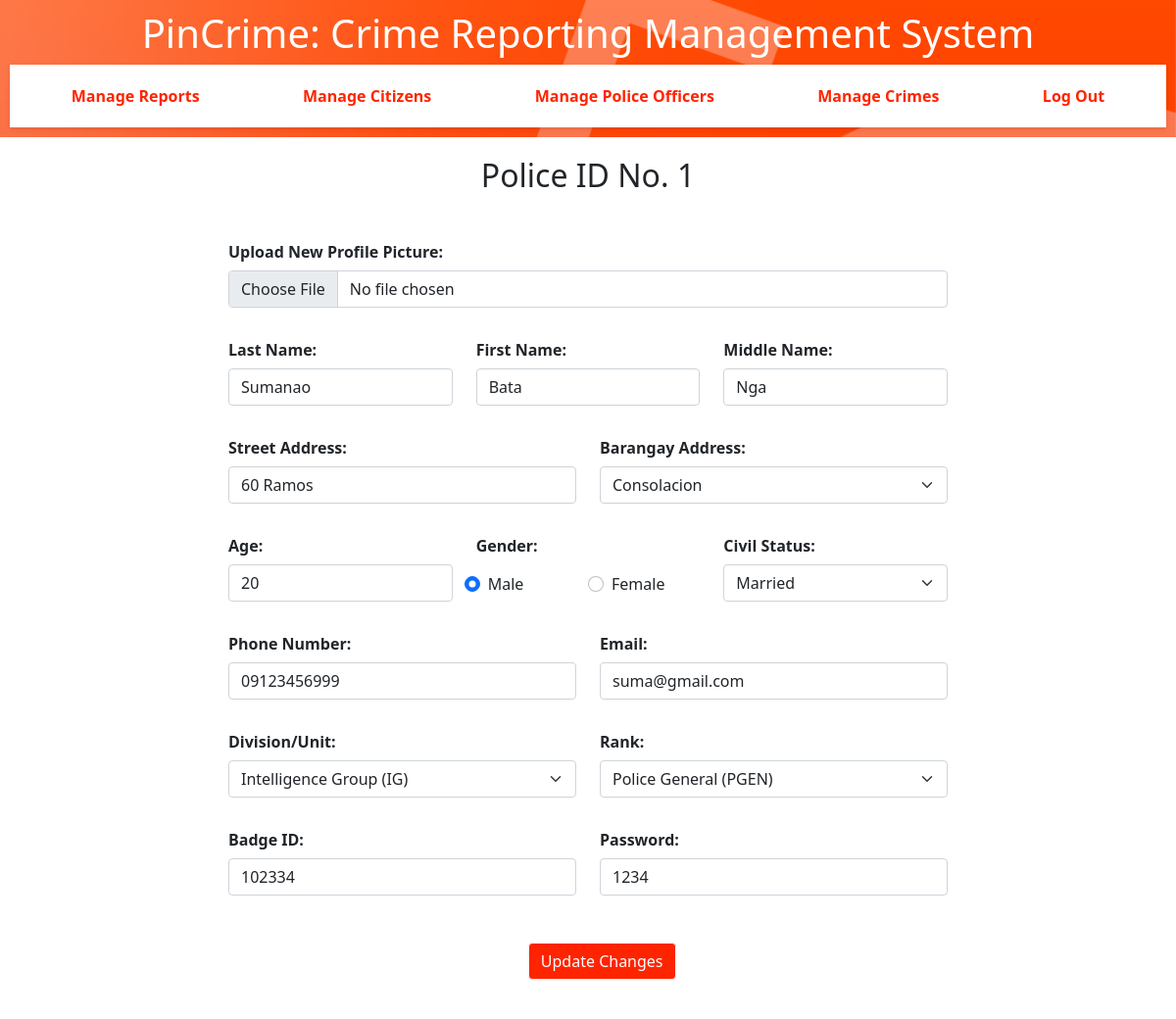
/admin_police_update.php?policeID=1 (signed in), run on the app's committed database.
### tables this page shows
CREATE TABLE `police` (
  `policeID` int(11) NOT NULL,
  `pic` varchar(100) DEFAULT NULL,
  `lname` varchar(20) NOT NULL,
  `fname` varchar(20) NOT NULL,
  `mname` varchar(20) DEFAULT NULL,
  `street_add` varchar(50) DEFAULT NULL,
  `barangay_add` varchar(50) NOT NULL,
  `age` int(11) NOT NULL,
  `gender` varchar(5) NOT NULL,
  `civilstat` varchar(8) NOT NULL,
  `phone` varchar(11) NOT NULL,
  `email` varchar(40) NOT NULL,
  `division` varchar(60) NOT NULL,
  `rank` varchar(60) NOT NULL,
  `badgeID` varchar(6) NOT NULL,
  `password` varchar(10) NOT NULL
);

### admin_police_update.php (the view, shortened to what this page needs)
<?php
    if (isset($_SESSION['email']) && isset($_SESSION['username']) && isset($_SESSION['password'])) {
        require "conn.php";
?>
<!DOCTYPE html>
<html lang="en">
<head>
    <link rel="stylesheet" type="text/css" href="admin.css">
    <link href="https://cdn.jsdelivr.net/npm/bootstrap@5.0.2/dist/css/bootstrap.min.css" rel="stylesheet">
    <link rel="stylesheet" href="https://cdn.datatables.net/1.10.25/css/jquery.dataTables.min.css">
</head>
<body>
    <?php
    require "admin_header.php";
        if (isset($_GET['policeID'])) {
            $id = $_GET['policeID'];
            $result = $conn->query("SELECT * from police WHERE policeID = $id");
            $row = $result->fetch_assoc();
        }
    ?>
    <div class="container-md mt-1 p-2">
        <div class="text-center py-2"><h2>Police ID No. <?php echo $id; ?></h2></div>
            <form method="post" enctype="multipart/form-data" action="<?php echo $_SERVER["PHP_SELF"]; ?>">
                <div class="row justify-content-center mt-4">
                <label class="col col-form-label fw-bold" for="profile">Upload New Profile Picture: </label>
                </div>
                <div class="row justify-content-center mb-4">
                <div class="col">
                    <input class="form-control" type="file" name="profile" id="profile">
                </div>
                </div>
                <div class="row justify-content-center">
                    <label class="col-4 col-form-label fw-bold" for="newLName">Last Name: </label>
                    <label class="col-4 col-form-label fw-bold" for="newFName">First Name: </label>
                    <label class="col-4 col-form-label fw-bold" for="newMName">Middle Name: </label>
                </div>
                <div class="row justify-content-center mb-4">
                    <div class="col-4"><input class="form-control" type="text" name="newLName" value="<?php echo $row['lname']; ?>"></div>
                    <div class="col-4"><input class="form-control" type="text" name="newFName" value="<?php echo $row['fname']; ?>"></div>
                    <div class="col-4"><input class="form-control" type="text" name="newMName" value="<?php echo $row['mname']; ?>"></div>
                </div>
                <div class="row justify-content-center">
                    <label class="col-6 col-form-label fw-bold" for="newStreet">Street Address: </label>
                    <label class="col-6 col-form-label fw-bold" for="newBarangay">Barangay Address: </label>
                </div>
                <div class="row justify-content-center mb-4">
                    <div class="col-6"><input class="form-control" type="text" name="newStreet" value="<?php echo $row['street_add']; ?>"></div>
                    <div class="col-6">
                        <select class="form-select" name="newBarangay" id="newBarangay">
                            <option value="Consolacion" <?php echo ($row['barangay_add'] == 'Consolacion') ? 'selected' : ''; ?>>Consolacion</option>
                        </select>
                    </div>
                </div>
                <div class="row justify-content-center">
                    <label class="col-4 col-form-label fw-bold" for="newAge">Age: </label>
                    <label class="col-4 col-form-label fw-bold" for="newGender">Gender: </label>
                    <label class="col-4 col-form-label fw-bold" for="newCivil">Civil Status: </label>
                </div>
                <div class="row justify-content-center mb-4">
                    <div class="col-4"><input class="form-control" type="number" name="newAge" value="<?php echo $row['age']; ?>"></div>
                    <div class="col-sm-2 form-check pt-2">
                        <input class="form-check-input" type="radio" id="male" name="newGender" value="Male" <?php if ($row['gender'] === 'Male') echo 'checked'; ?>>
                        <label class="form-check-label" for="male">Male</label>
                    </div>
                    <div class="col-sm-2 form-check pt-2">
                        <input class="form-check-input" type="radio" id="female" name="newGender" value="Female" <?php if ($row['gender'] === 'Female') echo 'checked'; ?>>
                        <label class="form-check-label" for="female">Female</label>
                    </div>
                    <div class="col-4">
                        <select class="form-select" name="newCivil" id="newCivil">
                            <option value="Married" <?php echo ($row['civilstat'] == 'Married') ? 'selected' : ''; ?>>Married</option>
                        </select>
                    </div>
                </div>
                <div class="row justify-content-center">
                    <label class="col-6 col-form-label fw-bold" for="newPhone">Phone Number: </label>
                    <label class="col-6 col-form-label fw-bold" for="newEmail">Email: </label>
                </div>
                <div class="row justify-content-center mb-4">
                    <div class="col-6"><input class="form-control" type="number" name="newPhone" value="<?php echo $row['phone']; ?>"></div>
                    <div class="col-6"><input class="form-control" type="email" name="newEmail" value="<?php echo $row['email']; ?>"></div>
                </div>
                <div class="row justify-content-center">
                    <label class="col-6 col-form-label fw-bold" for="newDivision">Division/Unit: </label>
                    <label class="col-6 col-form-label fw-bold" for="newRank">Rank: </label>
                </div>
                <div class="row justify-content-center mb-4">
                    <div class="col-6">
                        <select class="form-select" name="newDivision">
                            <option value="Intelligence Group (IG)" <?php echo ($row['division'] == 'Intelligence Group (IG)') ? 'selected' : ''; ?>>Intelligence Group (IG)</option>
                        </select>
                    </div>
                    <div class="col-6">
                        <select class="form-select" name="newRank" id="newRank">
                            <optgroup label="Commissioned Officers">
                                <option value="Police General (PGEN)" <?php echo ($row['rank'] == 'Police General (PGEN)') ? 'selected' : ''; ?>>Police General (PGEN)</option>
                            </optgroup>
                        </select>
                    </div>
                </div>
                <div class="row justify-content-center">
                    <label class="col-6 col-form-label fw-bold" for="newBadge">Badge ID: </label>
                    <label class="col-6 col-form-label fw-bold" for="newPass">Password: </label>
                </div>
                <div class="row justify-content-center mb-4">
                    <div class="col-6"><input type="tel" class="form-control" name="newBadge" pattern="\d{6}" minlength="6" maxlength="6" value="<?php echo $row['badgeID']; ?>"></div>
                    <div class="col-6"><input class="form-control" type="text" name="newPass" value="<?php echo $row['password']; ?>"></div>
                </div>
                <div class="d-grid col-2 mx-auto my-2">
                    <input type="submit" class="btn btn-light my-4" name="edit" value="Update Changes" style="background-color: #FF2400; color: white;">
                </div>
            </form>
        </div>
</body>
</html>
<?php
} else {
    header("Location:invalid.php");
}
?>

### admin_police_update.php (style rules this page uses)
.container-md { background-color: white; max-width: 750px; border-radius: 10px; }

### data on the page
police: newLName "Sumanao", newFName "Bata", newMName "Nga", newStreet "60 Ramos", newBarangay "Consolacion", newAge "20", gender "☑ Male", gender "☐ Female", newCivil "Married", newPhone "09123456999", newEmail "suma@gmail.com", newDivision "Intelligence Group (IG)", newRank "Police General (PGEN)", newBadge "102334", newPass "1234"

### other printed values
$id "1"
